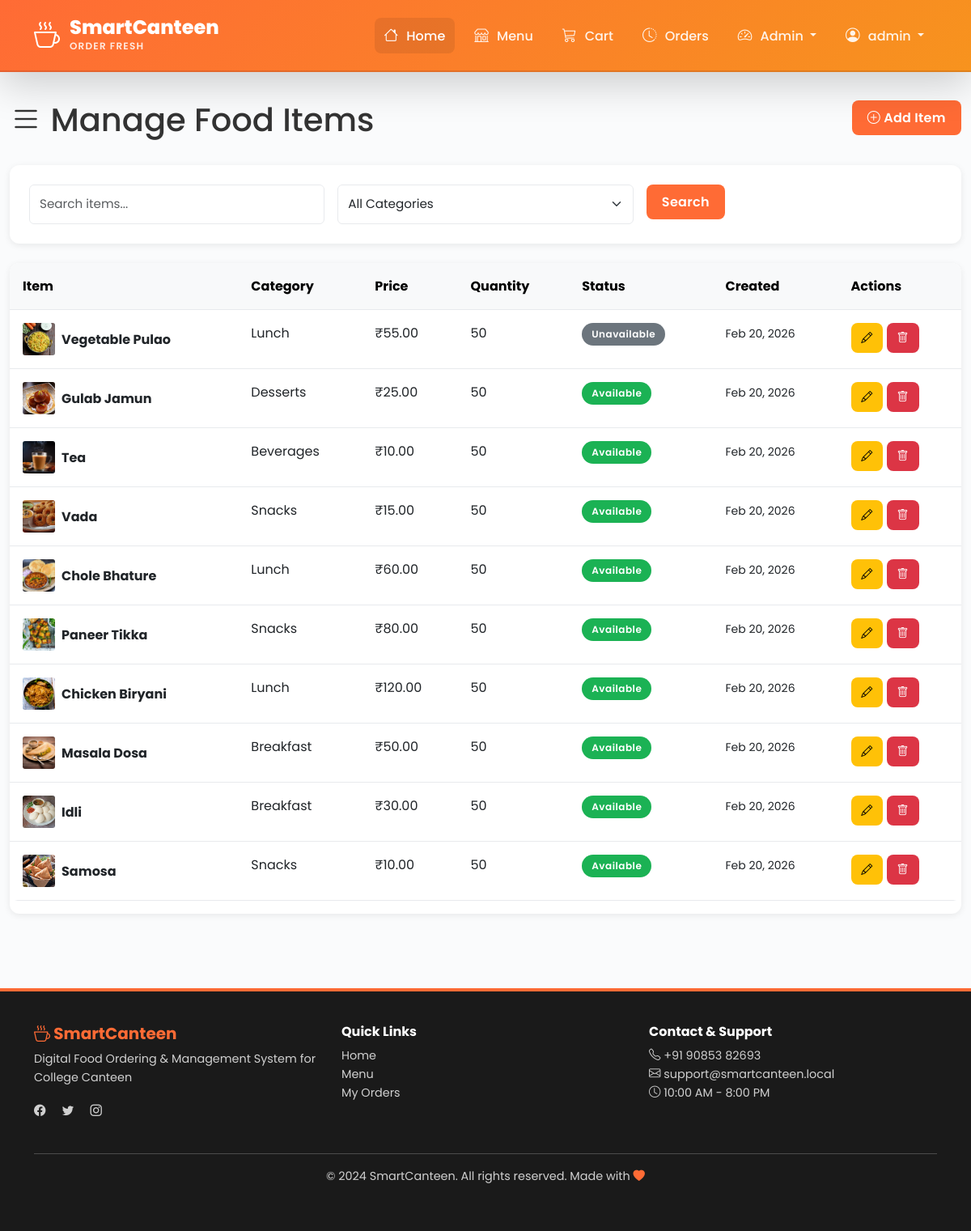
The app's page /management/food-items/ (signed in) with its own data.
### canteen/models.py (models this page shows, shortened)
class FoodItem(models.Model):
    AVAILABILITY_CHOICES = [
        ('available', 'Available'),
        ('unavailable', 'Unavailable'),
        ('out_of_stock', 'Out of Stock'),
    ]
    name = models.CharField(max_length=200)
    slug = models.SlugField(max_length=220, unique=True, blank=True, null=True)
    description = models.TextField()
    category = models.ForeignKey(
        Category,
        on_delete=models.SET_NULL,
        null=True,
        related_name='food_items'
    )
    price = models.DecimalField(
        max_digits=8,
        decimal_places=2,
        validators=[MinValueValidator(Decimal('0.01'))]
    )
    image = models.ImageField(
        upload_to='food_items/',
        null=True,
        blank=True,
        help_text='Upload food image (recommended: 400x300px)'
    )
    availability_status = models.CharField(
        max_length=20,
        choices=AVAILABILITY_CHOICES,
        default='available'
    )
    quantity_available = models.IntegerField(
        default=0,
        validators=[MinValueValidator(0)]
    )
    calories = models.IntegerField(
        null=True,
        blank=True,
        help_text="Calories per serving"
    )
    ingredients = models.TextField(
        blank=True,
        null=True,
        help_text="Comma-separated ingredients"
    )
    is_vegetarian = models.BooleanField(default=False)
    is_vegan = models.BooleanField(default=False)
    is_gluten_free = models.BooleanField(default=False)
    created_by = models.ForeignKey(
        User,
        on_delete=models.SET_NULL,
        null=True,
        related_name='created_food_items'
    )
    created_at = models.DateTimeField(auto_now_add=True)
    updated_at = models.DateTimeField(auto_now=True)
    class Meta:
        db_table = 'food_item'
        verbose_name = 'Food Item'
        verbose_name_plural = 'Food Items'
        ordering = ['category', 'name']
        indexes = [
            models.Index(fields=['availability_status']),
            models.Index(fields=['price']),
            models.Index(fields=['category']),
        ]

class Category(models.Model):
    name = models.CharField(max_length=100, unique=True)
    description = models.TextField(blank=True, null=True)
    icon = models.CharField(max_length=50, blank=True, help_text="Bootstrap icon class")
    is_active = models.BooleanField(default=True)
    created_at = models.DateTimeField(auto_now_add=True)
    updated_at = models.DateTimeField(auto_now=True)
    class Meta:
        db_table = 'category'
        verbose_name = 'Category'
        verbose_name_plural = 'Categories'
        ordering = ['name']

### canteen/views.py (the view)
# urls.py: path('management/food-items/', views.manage_food_items, name='manage_items'),
@login_required(login_url='canteen:login')
@user_passes_test(is_admin_user)
def manage_food_items(request):
    items = FoodItem.objects.all().select_related('category').order_by('-created_at')
    search = request.GET.get('search')
    if search:
        items = items.filter(
            Q(name__icontains=search) |
            Q(description__icontains=search)
        )
    category = request.GET.get('category')
    if category:
        items = items.filter(category_id=category)
    paginator = Paginator(items, 20)
    page_num = request.GET.get('page', 1)
    page_obj = paginator.get_page(page_num)
    context = {
        'page_obj': page_obj,
        'items': page_obj.object_list,
        'categories': Category.objects.filter(is_active=True),
    }
    return render(request, 'canteen/admin/manage_items.html', context)

### canteen/templates/canteen/admin/manage_items.html (shortened to what this page needs)
{% extends 'canteen/base.html' %}
{% block content %}
<div class="container-fluid my-4">
    <div class="row mb-4">
        <div class="col-10">
            <h1><i class="bi bi-list"></i> Manage Food Items</h1>
        </div>
        <div class="col-2 text-end">
            <a href="{% url 'canteen:add_food_item' %}" class="btn btn-primary">
                <i class="bi bi-plus-circle"></i> Add Item
            </a>
        </div>
    </div>
    <div class="card mb-4">
        <div class="card-body">
            <form method="get" class="row g-3">
                <div class="col-md-4">
                    <input type="text" name="search" class="form-control" placeholder="Search items..." value="{{ search }}">
                </div>
                <div class="col-md-4">
                    <select name="category" class="form-select">
                        <option value="">All Categories</option>
                    </select>
                </div>
                <div class="col-md-4">
                    <button type="submit" class="btn btn-primary">Search</button>
                </div>
            </form>
        </div>
    </div>
    <div class="card">
        <div class="table-responsive">
            <table class="table table-hover">
                <thead class="table-light">
                    <tr>
                        <th>Item</th>
                        <th>Category</th>
                        <th>Price</th>
                        <th>Quantity</th>
                        <th>Status</th>
                        <th>Created</th>
                        <th>Actions</th>
                    </tr>
                </thead>
                <tbody>
                    {% for item in items %}
                        <tr>
                            <td>
                                <div class="d-flex gap-2 align-items-center">
                                    {% if item.image %}
                                        <img src="{{ item.image.url }}" alt="{{ item.name }}" style="width: 40px; height: 40px; object-fit: cover; border-radius: 3px;">
                                    {% endif %}
                                    <strong>{{ item.name }}</strong>
                                </div>
                            </td>
                            <td>{{ item.category.name }}</td>
                            <td>₹{{ item.price }}</td>
                            <td>{{ item.quantity_available }}</td>
                            <td>
                                <span class="badge bg-{% if item.availability_status == 'available' %}success{% elif item.availability_status == 'out_of_stock' %}danger{% else %}secondary{% endif %}">
                                    {{ item.get_availability_status_display }}
                                </span>
                            </td>
                            <td><small>{{ item.created_at|date:"M d, Y" }}</small></td>
                            <td>
                                <a href="{% url 'canteen:edit_food_item' item.id %}" class="btn btn-sm btn-warning">
                                    <i class="bi bi-pencil"></i>
                                </a>
                                <button class="btn btn-sm btn-danger" onclick="deleteItem({{ item.id }})">
                                    <i class="bi bi-trash"></i>
                                </button>
                            </td>
                        </tr>
                    {% empty %}
                        <tr>
                            <td colspan="7" class="text-center text-muted py-4">No food items found</td>
                        </tr>
                    {% endfor %}
                </tbody>
            </table>
        </div>
    </div>
</div>
{% endblock %}

### canteen/templates/canteen/base.html (shortened to what this page needs)
<!DOCTYPE html>
<html lang="en">
<head>
    <link href="https://cdn.jsdelivr.net/npm/bootstrap@5.3.0/dist/css/bootstrap.min.css" rel="stylesheet">
    <link rel="stylesheet" href="https://cdn.jsdelivr.net/npm/bootstrap-icons@1.10.0/font/bootstrap-icons.css">
    {% load static %}
    <link rel="stylesheet" href="{% static 'css/style.css' %}">
</head>
<body>
    <nav class="navbar navbar-expand-lg navbar-dark fixed-top premium-header shadow-lg smart-navbar">
        <div class="container-lg">
            <a class="navbar-brand fw-bold" href="{% url 'canteen:home' %}">
                <div class="brand-logo-wrapper">
                    <i class="bi bi-cup-hot"></i>
                    <div>
                        <span class="brand-main">SmartCanteen</span>
                        <span class="brand-tagline">Order Fresh</span>
                    </div>
                </div>
            </a>
            <div class="collapse navbar-collapse" id="navbarNav">
                <ul class="navbar-nav ms-auto gap-1">
                    <li class="nav-item">
                        <a class="nav-link active" href="{% url 'canteen:home' %}">
                            <i class="bi bi-house"></i> Home
                        </a>
                    </li>
                    <li class="nav-item">
                        <a class="nav-link" href="{% url 'canteen:food_list' %}">
                            <i class="bi bi-shop"></i> Menu
                        </a>
                    </li>
                    {% if user.is_authenticated %}
                        <li class="nav-item">
                            <a class="nav-link position-relative" href="{% url 'canteen:cart' %}">
                                <i class="bi bi-cart3"></i> Cart
                            </a>
                        </li>
                        <li class="nav-item">
                            <a class="nav-link" href="{% url 'canteen:order_list' %}">
                                <i class="bi bi-clock-history"></i> Orders
                            </a>
                        </li>
                        {% if user.is_staff %}
                            <li class="nav-item dropdown">
                                <a class="nav-link dropdown-toggle" href="#" id="adminDropdown" role="button" data-bs-toggle="dropdown">
                                    <i class="bi bi-speedometer2"></i> Admin
                                </a>
                            </li>
                        {% endif %}
                        <li class="nav-item dropdown">
                            <a class="nav-link dropdown-toggle" href="#" id="userDropdown" role="button" data-bs-toggle="dropdown">
                                <i class="bi bi-person-circle"></i> {{ user.first_name|default:user.username }}
                            </a>
                        </li>
                    {% endif %}
                </ul>
            </div>
        </div>
    </nav>
    <div style="height: 80px;"></div>
    <main>
        {% block content %}{% endblock %}
    </main>
    <footer class="mt-5">
        <div class="container-lg">
            <div class="row">
                <div class="col-md-4 mb-4">
                    <h5 style="color: #FF6B35;"><i class="bi bi-cup-hot"></i> SmartCanteen</h5>
                    <p class="text-muted small">Digital Food Ordering & Management System for College Canteen</p>
                    <div class="mt-3">
                        <a href="https://www.facebook.com/" class="text-decoration-none text-muted me-3"><i class="bi bi-facebook"></i></a>
                        <a href="https://www.twitter.com/" class="text-decoration-none text-muted me-3"><i class="bi bi-twitter"></i></a>
                        <a href="https://www.instagram.com/" class="text-decoration-none text-muted"><i class="bi bi-instagram"></i></a>
                    </div>
                </div>
                <div class="col-md-4 mb-4">
                    <h6>Quick Links</h6>
                    <ul class="list-unstyled">
                        <li><a href="{% url 'canteen:home' %}" class="text-decoration-none text-muted small">Home</a></li>
                        <li><a href="{% url 'canteen:food_list' %}" class="text-decoration-none text-muted small">Menu</a></li>
                        <li><a href="{% url 'canteen:order_list' %}" class="text-decoration-none text-muted small">My Orders</a></li>
                    </ul>
                </div>
                <div class="col-md-4 mb-4">
                    <h6>Contact & Support</h6>
                    <p class="text-muted small">
                        <i class="bi bi-telephone"></i> +91 90853 82693<br>
                        <i class="bi bi-envelope"></i> support@smartcanteen.local<br>
                        <i class="bi bi-clock"></i> 10:00 AM - 8:00 PM
                    </p>
                </div>
            </div>
            <hr class="bg-secondary">
            <div class="text-center text-muted">
                <p class="small">&copy; 2024 SmartCanteen. All rights reserved. Made with <i class="bi bi-heart-fill" style="color: #FF6B35;"></i></p>
            </div>
        </div>
    </footer>
    {% load static %}
</body>
</html>

### records on screen
FoodItem: image (picture), name "Vegetable Pulao", category.name "Lunch", price "55.00", quantity_available "50", availability_status "Unavailable", created_at "Feb 20, 2026"
FoodItem: image (picture), name "Gulab Jamun", category.name "Desserts", price "25.00", quantity_available "50", availability_status "Available", created_at "Feb 20, 2026"
FoodItem: image (picture), name "Tea", category.name "Beverages", price "10.00", quantity_available "50", availability_status "Available", created_at "Feb 20, 2026"
FoodItem: image (picture), name "Vada", category.name "Snacks", price "15.00", quantity_available "50", availability_status "Available", created_at "Feb 20, 2026"
FoodItem: image (picture), name "Chole Bhature", category.name "Lunch", price "60.00", quantity_available "50", availability_status "Available", created_at "Feb 20, 2026"
FoodItem: image (picture), name "Paneer Tikka", category.name "Snacks", price "80.00", quantity_available "50", availability_status "Available", created_at "Feb 20, 2026"
FoodItem: image (picture), name "Chicken Biryani", category.name "Lunch", price "120.00", quantity_available "50", availability_status "Available", created_at "Feb 20, 2026"
FoodItem: image (picture), name "Masala Dosa", category.name "Breakfast", price "50.00", quantity_available "50", availability_status "Available", created_at "Feb 20, 2026"
FoodItem: image (picture), name "Idli", category.name "Breakfast", price "30.00", quantity_available "50", availability_status "Available", created_at "Feb 20, 2026"
FoodItem: image (picture), name "Samosa", category.name "Snacks", price "10.00", quantity_available "50", availability_status "Available", created_at "Feb 20, 2026"

### other values on screen
{{ user.first_name|default:user.username }} "admin"
